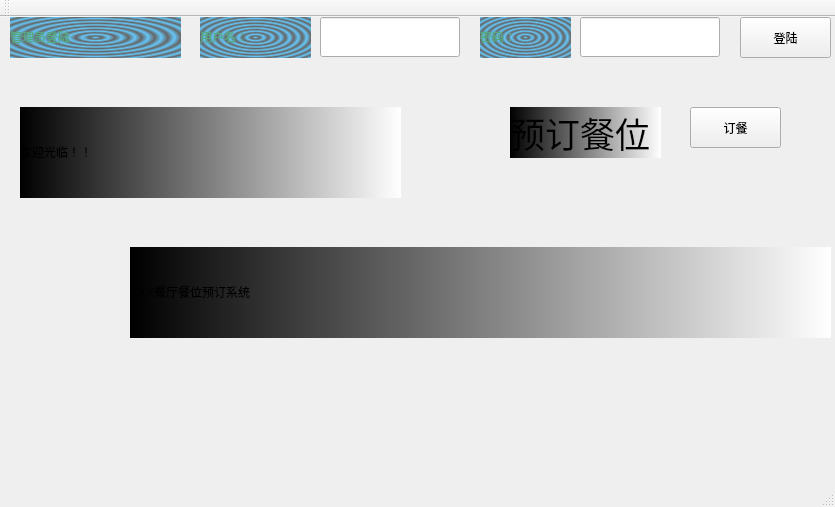
<?xml version="1.0" encoding="UTF-8"?>
<ui version="4.0">
 <class>BookDeskClass</class>
 <widget class="QMainWindow" name="BookDeskClass">
  <property name="geometry">
   <rect>
    <x>0</x>
    <y>0</y>
    <width>835</width>
    <height>507</height>
   </rect>
  </property>
  <property name="windowTitle">
   <string>餐厅餐位预订系统 v1.1</string>
  </property>
  <property name="styleSheet">
   <string notr="true">background-image: url(:/BookDesk/Resources/53.jpg);</string>
  </property>
  <widget class="QWidget" name="centralWidget">
   <widget class="QLabel" name="label">
    <property name="geometry">
     <rect>
      <x>10</x>
      <y>0</y>
      <width>171</width>
      <height>41</height>
     </rect>
    </property>
    <property name="styleSheet">
     <string notr="true">background-image: url(:/BookDesk/Resources/66.jpg);
background-color: qradialgradient(spread:repeat, cx:0.5, cy:0.5, radius:0.077, fx:0.5, fy:0.5, stop:0 rgba(0, 169, 255, 147), stop:0.497326 rgba(0, 0, 0, 147), stop:1 rgba(0, 169, 255, 147));
font: 75 24pt &quot;华康少女文字W5(P)&quot;;
color: rgb(85, 170, 127);</string>
    </property>
    <property name="text">
     <string>&lt;html&gt;&lt;head/&gt;&lt;body&gt;&lt;p&gt;管理员登陆&lt;/p&gt;&lt;/body&gt;&lt;/html&gt;</string>
    </property>
   </widget>
   <widget class="QLabel" name="label_2">
    <property name="geometry">
     <rect>
      <x>200</x>
      <y>0</y>
      <width>111</width>
      <height>41</height>
     </rect>
    </property>
    <property name="styleSheet">
     <string notr="true">background-image: url(:/BookDesk/Resources/66.jpg);
background-color: qradialgradient(spread:repeat, cx:0.5, cy:0.5, radius:0.077, fx:0.5, fy:0.5, stop:0 rgba(0, 169, 255, 147), stop:0.497326 rgba(0, 0, 0, 147), stop:1 rgba(0, 169, 255, 147));
font: 75 24pt &quot;华康少女文字W5(P)&quot;;
color: rgb(85, 170, 127);</string>
    </property>
    <property name="text">
     <string>&lt;html&gt;&lt;head/&gt;&lt;body&gt;&lt;p&gt;用户名：&lt;/p&gt;&lt;/body&gt;&lt;/html&gt;</string>
    </property>
   </widget>
   <widget class="QLabel" name="label_3">
    <property name="geometry">
     <rect>
      <x>480</x>
      <y>0</y>
      <width>91</width>
      <height>41</height>
     </rect>
    </property>
    <property name="styleSheet">
     <string notr="true">background-image: url(:/BookDesk/Resources/66.jpg);
background-color: qradialgradient(spread:repeat, cx:0.5, cy:0.5, radius:0.077, fx:0.5, fy:0.5, stop:0 rgba(0, 169, 255, 147), stop:0.497326 rgba(0, 0, 0, 147), stop:1 rgba(0, 169, 255, 147));
font: 75 24pt &quot;华康少女文字W5(P)&quot;;
color: rgb(85, 170, 127);</string>
    </property>
    <property name="text">
     <string>&lt;html&gt;&lt;head/&gt;&lt;body&gt;&lt;p&gt;密码：&lt;/p&gt;&lt;/body&gt;&lt;/html&gt;</string>
    </property>
   </widget>
   <widget class="QLineEdit" name="text_username">
    <property name="geometry">
     <rect>
      <x>320</x>
      <y>0</y>
      <width>140</width>
      <height>40</height>
     </rect>
    </property>
    <property name="minimumSize">
     <size>
      <width>140</width>
      <height>40</height>
     </size>
    </property>
    <property name="whatsThis">
     <string>&lt;html&gt;&lt;head/&gt;&lt;body&gt;&lt;p&gt;大道&lt;/p&gt;&lt;/body&gt;&lt;/html&gt;</string>
    </property>
    <property name="styleSheet">
     <string notr="true">font: 75 22pt &quot;华康少女文字W5(P)&quot;;</string>
    </property>
   </widget>
   <widget class="QLineEdit" name="text_password">
    <property name="geometry">
     <rect>
      <x>580</x>
      <y>0</y>
      <width>140</width>
      <height>40</height>
     </rect>
    </property>
    <property name="minimumSize">
     <size>
      <width>140</width>
      <height>40</height>
     </size>
    </property>
    <property name="styleSheet">
     <string notr="true">font: 75 22pt &quot;华康少女文字W5(P)&quot;;</string>
    </property>
   </widget>
   <widget class="QPushButton" name="btn_adminLogin">
    <property name="geometry">
     <rect>
      <x>740</x>
      <y>0</y>
      <width>91</width>
      <height>41</height>
     </rect>
    </property>
    <property name="styleSheet">
     <string notr="true">font: 75 22pt &quot;华康少女文字W5(P)&quot;;</string>
    </property>
    <property name="text">
     <string>登陆</string>
    </property>
   </widget>
   <widget class="QLabel" name="label_4">
    <property name="geometry">
     <rect>
      <x>130</x>
      <y>230</y>
      <width>701</width>
      <height>91</height>
     </rect>
    </property>
    <property name="styleSheet">
     <string notr="true">background-color: qlineargradient(spread:pad, x1:0, y1:0, x2:1, y2:0, stop:0 rgba(0, 0, 0, 255), stop:1 rgba(255, 255, 255, 255));
font: 75 48pt &quot;华康少女文字W5(P)&quot;;</string>
    </property>
    <property name="text">
     <string>&lt;html&gt;&lt;head/&gt;&lt;body&gt;&lt;p&gt;XXX餐厅餐位预订系统&lt;/p&gt;&lt;/body&gt;&lt;/html&gt;</string>
    </property>
   </widget>
   <widget class="QLabel" name="label_5">
    <property name="geometry">
     <rect>
      <x>20</x>
      <y>90</y>
      <width>381</width>
      <height>91</height>
     </rect>
    </property>
    <property name="styleSheet">
     <string notr="true">background-color: qlineargradient(spread:pad, x1:0, y1:0, x2:1, y2:0, stop:0 rgba(0, 0, 0, 255), stop:1 rgba(255, 255, 255, 255));
font: 75 48pt &quot;华康少女文字W5(P)&quot;;</string>
    </property>
    <property name="text">
     <string>&lt;html&gt;&lt;head/&gt;&lt;body&gt;&lt;p&gt;欢迎光临！！&lt;/p&gt;&lt;/body&gt;&lt;/html&gt;</string>
    </property>
   </widget>
   <widget class="QLabel" name="label_6">
    <property name="geometry">
     <rect>
      <x>510</x>
      <y>90</y>
      <width>151</width>
      <height>51</height>
     </rect>
    </property>
    <property name="styleSheet">
     <string notr="true">background-color: qlineargradient(spread:pad, x1:0, y1:0, x2:1, y2:0, stop:0 rgba(0, 0, 0, 255), stop:1 rgba(255, 255, 255, 255));
font: 75 48pt &quot;华康少女文字W5(P)&quot;;</string>
    </property>
    <property name="text">
     <string>&lt;html&gt;&lt;head/&gt;&lt;body&gt;&lt;p&gt;&lt;span style=&quot; font-size:26pt;&quot;&gt;预订餐位&lt;/span&gt;&lt;/p&gt;&lt;/body&gt;&lt;/html&gt;</string>
    </property>
   </widget>
   <widget class="QPushButton" name="btn_guest">
    <property name="geometry">
     <rect>
      <x>690</x>
      <y>90</y>
      <width>91</width>
      <height>41</height>
     </rect>
    </property>
    <property name="whatsThis">
     <string>&lt;html&gt;&lt;head/&gt;&lt;body&gt;&lt;p&gt;font: 75 22pt &amp;quot;华康少女文字W5(P)&amp;quot;;&lt;/p&gt;&lt;/body&gt;&lt;/html&gt;</string>
    </property>
    <property name="styleSheet">
     <string notr="true">font: 75 22pt &quot;华康少女文字W5(P)&quot;;</string>
    </property>
    <property name="text">
     <string>订餐</string>
    </property>
   </widget>
  </widget>
  <widget class="QMenuBar" name="menuBar">
   <property name="geometry">
    <rect>
     <x>0</x>
     <y>0</y>
     <width>835</width>
     <height>23</height>
    </rect>
   </property>
  </widget>
  <widget class="QToolBar" name="mainToolBar">
   <attribute name="toolBarArea">
    <enum>TopToolBarArea</enum>
   </attribute>
   <attribute name="toolBarBreak">
    <bool>false</bool>
   </attribute>
  </widget>
  <widget class="QStatusBar" name="statusBar"/>
 </widget>
 <layoutdefault spacing="6" margin="11"/>
 <resources>
  <include location="bookdesk.qrc"/>
 </resources>
 <connections/>
</ui>
